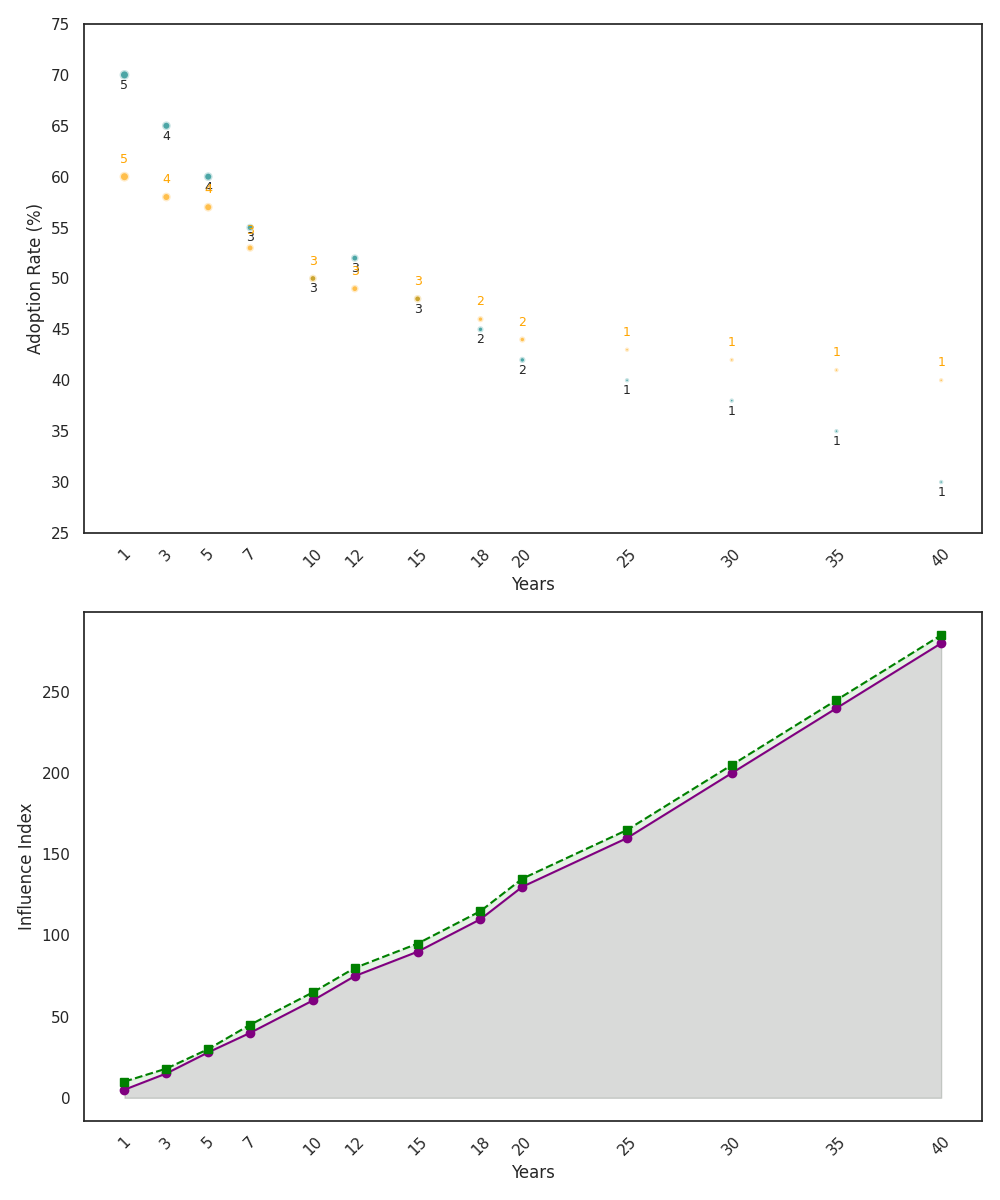

Python code for this plot:
import matplotlib.pyplot as plt
import numpy as np

years_experience = np.array([1, 3, 5, 7, 10, 12, 15, 18, 20, 25, 30, 35, 40])
ai_adoption_rate = np.array([70, 65, 60, 55, 50, 52, 48, 45, 42, 40, 38, 35, 30])
data_science_adoption_rate = np.array([60, 58, 57, 53, 50, 49, 48, 46, 44, 43, 42, 41, 40])
number_of_tools = np.array([5, 4, 4, 3, 3, 3, 3, 2, 2, 1, 1, 1, 1]) * 10

ai_influence_index = np.array([5, 15, 28, 40, 60, 75, 90, 110, 130, 160, 200, 240, 280])
data_science_influence_index = np.array([10, 18, 30, 45, 65, 80, 95, 115, 135, 165, 205, 245, 285])

fig, axs = plt.subplots(2, 1, figsize=(10, 12))

axs[0].scatter(years_experience, ai_adoption_rate, s=number_of_tools, c='teal', alpha=0.7, edgecolors='w', linewidth=2)
axs[0].scatter(years_experience, data_science_adoption_rate, s=number_of_tools, c='orange', alpha=0.7, edgecolors='w', linewidth=2)
axs[0].set_xlabel("Years", fontsize=12)
axs[0].set_ylabel("Adoption Rate (%)", fontsize=12)
axs[0].set_xticks(years_experience)
axs[0].tick_params(axis='x', rotation=45)
axs[0].set_yticks(np.arange(25, 80, 5))

for i, (x, y) in enumerate(zip(years_experience, ai_adoption_rate)):
    axs[0].annotate(f'{number_of_tools[i]//10}', (x, y), textcoords="offset points", xytext=(0, -10), ha='center', fontsize=9)

for i, (x, y) in enumerate(zip(years_experience, data_science_adoption_rate)):
    axs[0].annotate(f'{number_of_tools[i]//10}', (x, y), textcoords="offset points", xytext=(0, 10), ha='center', fontsize=9, color='orange')

axs[1].plot(years_experience, ai_influence_index, color='purple', marker='o', linestyle='-')
axs[1].plot(years_experience, data_science_influence_index, color='green', marker='s', linestyle='--')
axs[1].set_xlabel("Years", fontsize=12)
axs[1].set_ylabel("Influence Index", fontsize=12)
axs[1].set_xticks(years_experience)
axs[1].tick_params(axis='x', rotation=45)
axs[1].fill_between(years_experience, ai_influence_index, color='purple', alpha=0.1)
axs[1].fill_between(years_experience, data_science_influence_index, color='green', alpha=0.1)

plt.tight_layout()
plt.show()
